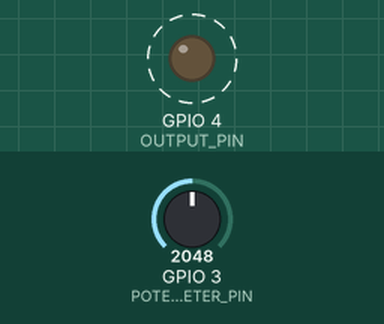
Recording of a program running on a simulated ESP32-C3. Parts: output pins drawn as LEDs (lit = HIGH). Dashed ring = blinking. The test bench sets the inputs (shaded band); at power-on: GPIO 3 (POTENTIOMETER_PIN) = 2048. What the program prints to the serial monitor is not drawn.

Above: at 0.05 s.
Timing chart, 0 to 3.0 s (numbered marks = the images above):
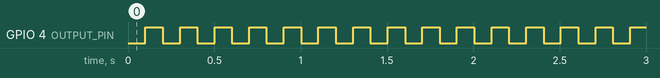

Measured:
- by itself, GPIO 4 (OUTPUT_PIN): alternates HIGH for 0.10 s and LOW for 0.10 s

The program:

main.cpp
```cpp
#include <Arduino.h>

// set this to 1 to run the code for lab 2 part 1 (PWM). set this to 2 to run the code for part 2 (digital filter)
const int LAB_SECTION = 2;

float potentiometer_val = 0.0;
const int POTENTIOMETER_PIN = 3;
const int OUTPUT_PIN = 4;

float filtered_signal_previous = 0.0;
float filtered_signal = 0.0;

int square_wave_state = 1;

// this is how to create a FreeRTOS task, which allows for multiple tasks to run simultaneously
// you can set the loop rates, task priorities, and behaviors for each task independently
// for example, this would be useful for reading an analog pin
// you want the pin to be read very quickly so that the filters are getting good data, but serial output doesn't need to happen that fast
// you can set the analog pin to be read every 2 ms, for example, and have data sent through USB every 10 ms
void sendPWM(void *param) {
    while (true) {
    // analogRead returns a value between 0 and 4095. analogWrite sends a PWM value with a duty cycle between 0 (0%) and 255 (100%)
        potentiometer_val = analogRead(POTENTIOMETER_PIN);
        analogWrite(OUTPUT_PIN, potentiometer_val * 255.0 / 4095.0);

        // this sets the loop rate to 4 ms or 250 Hz
        // vTaskDelay is non-blocking, meaning while the sendPWM task is paused it will allow other tasks, if they exist, to be executed
        vTaskDelay(pdMS_TO_TICKS(4));
    }
}

// RTOS task for printing data to serial. this occurs at 100 Hz to still be smooth but not take up too much compute
void serialPrintPart1(void *param) {
    while (true) {
        Serial.println(">potentiometer_val:" + String(potentiometer_val));
        vTaskDelay(pdMS_TO_TICKS(10)); // serial printing runs every 10 ms or 100 Hz. you can change this if you want more or less data
    }
}

// simple low pass filter with adjustable smoothing (filter strength)
float averagingFilter(float measured_signal, float filter_strength) {
    float filter_output = (1 - filter_strength) * measured_signal + filter_strength * filtered_signal_previous;
    filtered_signal_previous = filter_output;
    return filter_output;
}

// RTOS task to send a square wave on the output pin. by changing the value in pdMS_TO_TICKS you can change how fast the signal toggles
void sendSquareWave(void *param) {
    while (true) {
        square_wave_state = 1 - square_wave_state;
        digitalWrite(OUTPUT_PIN, square_wave_state);
        vTaskDelay(pdMS_TO_TICKS(100)); // the square wave will spend 100 ms HIGH, then 100 ms LOW, and so on
    }
}

// RTOS task to filter the signal. this occurs at 500 Hz to provide smooth data
void filterData(void *param) {
    while(true) {
        // potentiometer is normalized to 0.0-1.0 and used as the filter strength
        potentiometer_val = analogRead(POTENTIOMETER_PIN) / 4095.0;
        filtered_signal = averagingFilter(square_wave_state, potentiometer_val);

        vTaskDelay(pdMS_TO_TICKS(2));
    }
}

// RTOS task for printing data to serial. this occurs every 4 ms or 250 Hz
void serialPrintPart2(void *param) {
    while (true) {
        Serial.print(">square_wave_state:" + String(square_wave_state));
        Serial.print(",potentiometer_val:" + String(potentiometer_val));
        Serial.print(",filtered_signal:" + String(filtered_signal));
        Serial.print("\r\n");
        vTaskDelay(pdMS_TO_TICKS(4));
    }
}

// with FreeRTOS, you just need to create the task and the controller will take care of the rest
void setup() {
    pinMode(POTENTIOMETER_PIN, INPUT_PULLDOWN);
    pinMode(OUTPUT_PIN, OUTPUT);

    Serial.begin(115200);

    // the relevant parameters are the task itself (sendPWM), the task name ("MAIN"), and allocated memory (4096 bytes is usually enough)
    // if two tasks try to execute at the same time the controller will pick the most important one (higher priority number)

    if (LAB_SECTION == 1) {
        xTaskCreate(sendPWM, "MAIN", 4096, NULL, 2, NULL); // priority 2 -> higher importance
        xTaskCreate(serialPrintPart1, "USB", 4096, NULL, 1, NULL); // priority 1 -> lower importance
    }

    else if (LAB_SECTION == 2) {
        xTaskCreate(sendSquareWave, "MAIN", 4096, NULL, 3, NULL);
        xTaskCreate(filterData, "FILTER", 4096, NULL, 2, NULL);
        xTaskCreate(serialPrintPart2, "USB", 4096, NULL, 1, NULL);
    }
}

// there is no need to put anything in loop() to execute
void loop() { }
```
